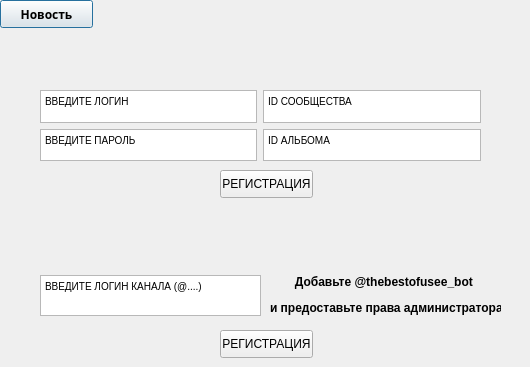
<?xml version="1.0" encoding="UTF-8"?>
<ui version="4.0">
 <class>OtherWindow</class>
 <widget class="QDialog" name="OtherWindow">
  <property name="geometry">
   <rect>
    <x>0</x>
    <y>0</y>
    <width>530</width>
    <height>367</height>
   </rect>
  </property>
  <property name="windowTitle">
   <string>Dialog</string>
  </property>
  <widget class="QPushButton" name="Button_MenuReturn">
   <property name="geometry">
    <rect>
     <x>0</x>
     <y>0</y>
     <width>93</width>
     <height>28</height>
    </rect>
   </property>
   <property name="font">
    <font>
     <family>Arial Black</family>
     <weight>75</weight>
     <bold>true</bold>
    </font>
   </property>
   <property name="text">
    <string>Новость</string>
   </property>
   <property name="autoExclusive">
    <bool>false</bool>
   </property>
  </widget>
  <widget class="QLabel" name="label">
   <property name="geometry">
    <rect>
     <x>130</x>
     <y>30</y>
     <width>261</width>
     <height>51</height>
    </rect>
   </property>
   <property name="text">
    <string>&lt;html&gt;&lt;head/&gt;&lt;body&gt;&lt;p&gt;&lt;img src=&quot;:/Logos/Logos/VK Text Logo.jpg&quot;/&gt;&lt;/p&gt;&lt;/body&gt;&lt;/html&gt;</string>
   </property>
  </widget>
  <widget class="QPushButton" name="Input_VK">
   <property name="geometry">
    <rect>
     <x>220</x>
     <y>170</y>
     <width>93</width>
     <height>28</height>
    </rect>
   </property>
   <property name="text">
    <string>РЕГИСТРАЦИЯ</string>
   </property>
  </widget>
  <widget class="QPushButton" name="Input_TG">
   <property name="geometry">
    <rect>
     <x>220</x>
     <y>330</y>
     <width>93</width>
     <height>28</height>
    </rect>
   </property>
   <property name="text">
    <string>РЕГИСТРАЦИЯ</string>
   </property>
  </widget>
  <widget class="QTextEdit" name="Chanel_id">
   <property name="geometry">
    <rect>
     <x>40</x>
     <y>275</y>
     <width>221</width>
     <height>41</height>
    </rect>
   </property>
   <property name="html">
    <string>&lt;!DOCTYPE HTML PUBLIC &quot;-//W3C//DTD HTML 4.0//EN&quot; &quot;http://www.w3.org/TR/REC-html40/strict.dtd&quot;&gt;
&lt;html&gt;&lt;head&gt;&lt;meta name=&quot;qrichtext&quot; content=&quot;1&quot; /&gt;&lt;style type=&quot;text/css&quot;&gt;
p, li { white-space: pre-wrap; }
&lt;/style&gt;&lt;/head&gt;&lt;body style=&quot; font-family:'MS Shell Dlg 2'; font-size:7.8pt; font-weight:400; font-style:normal;&quot;&gt;
&lt;p style=&quot; margin-top:0px; margin-bottom:0px; margin-left:0px; margin-right:0px; -qt-block-indent:0; text-indent:0px;&quot;&gt;ВВЕДИТЕ ЛОГИН КАНАЛА (@....)&lt;/p&gt;&lt;/body&gt;&lt;/html&gt;</string>
   </property>
  </widget>
  <widget class="QLabel" name="label_2">
   <property name="geometry">
    <rect>
     <x>130</x>
     <y>210</y>
     <width>261</width>
     <height>51</height>
    </rect>
   </property>
   <property name="text">
    <string>&lt;html&gt;&lt;head/&gt;&lt;body&gt;&lt;p&gt;&lt;img src=&quot;:/Logos/Logos/tv-lR1sfN7H1jhYj8LTqBG4zqUk-1920.jpg&quot;/&gt;&lt;/p&gt;&lt;/body&gt;&lt;/html&gt;</string>
   </property>
  </widget>
  <widget class="QWidget" name="horizontalLayoutWidget">
   <property name="geometry">
    <rect>
     <x>40</x>
     <y>90</y>
     <width>441</width>
     <height>71</height>
    </rect>
   </property>
   <layout class="QHBoxLayout" name="horizontalLayout_2">
    <item>
     <layout class="QVBoxLayout" name="verticalLayout_2">
      <item>
       <widget class="QTextEdit" name="VK_login">
        <property name="html">
         <string>&lt;!DOCTYPE HTML PUBLIC &quot;-//W3C//DTD HTML 4.0//EN&quot; &quot;http://www.w3.org/TR/REC-html40/strict.dtd&quot;&gt;
&lt;html&gt;&lt;head&gt;&lt;meta name=&quot;qrichtext&quot; content=&quot;1&quot; /&gt;&lt;style type=&quot;text/css&quot;&gt;
p, li { white-space: pre-wrap; }
&lt;/style&gt;&lt;/head&gt;&lt;body style=&quot; font-family:'MS Shell Dlg 2'; font-size:7.8pt; font-weight:400; font-style:normal;&quot;&gt;
&lt;p style=&quot; margin-top:0px; margin-bottom:0px; margin-left:0px; margin-right:0px; -qt-block-indent:0; text-indent:0px;&quot;&gt;ВВЕДИТЕ ЛОГИН&lt;/p&gt;&lt;/body&gt;&lt;/html&gt;</string>
        </property>
       </widget>
      </item>
      <item>
       <widget class="QTextEdit" name="VK_password">
        <property name="html">
         <string>&lt;!DOCTYPE HTML PUBLIC &quot;-//W3C//DTD HTML 4.0//EN&quot; &quot;http://www.w3.org/TR/REC-html40/strict.dtd&quot;&gt;
&lt;html&gt;&lt;head&gt;&lt;meta name=&quot;qrichtext&quot; content=&quot;1&quot; /&gt;&lt;style type=&quot;text/css&quot;&gt;
p, li { white-space: pre-wrap; }
&lt;/style&gt;&lt;/head&gt;&lt;body style=&quot; font-family:'MS Shell Dlg 2'; font-size:7.8pt; font-weight:400; font-style:normal;&quot;&gt;
&lt;p style=&quot; margin-top:0px; margin-bottom:0px; margin-left:0px; margin-right:0px; -qt-block-indent:0; text-indent:0px;&quot;&gt;ВВЕДИТЕ ПАРОЛЬ&lt;/p&gt;&lt;/body&gt;&lt;/html&gt;</string>
        </property>
       </widget>
      </item>
     </layout>
    </item>
    <item>
     <layout class="QVBoxLayout" name="verticalLayout">
      <item>
       <widget class="QTextEdit" name="Group_id">
        <property name="html">
         <string>&lt;!DOCTYPE HTML PUBLIC &quot;-//W3C//DTD HTML 4.0//EN&quot; &quot;http://www.w3.org/TR/REC-html40/strict.dtd&quot;&gt;
&lt;html&gt;&lt;head&gt;&lt;meta name=&quot;qrichtext&quot; content=&quot;1&quot; /&gt;&lt;style type=&quot;text/css&quot;&gt;
p, li { white-space: pre-wrap; }
&lt;/style&gt;&lt;/head&gt;&lt;body style=&quot; font-family:'MS Shell Dlg 2'; font-size:7.8pt; font-weight:400; font-style:normal;&quot;&gt;
&lt;p style=&quot; margin-top:0px; margin-bottom:0px; margin-left:0px; margin-right:0px; -qt-block-indent:0; text-indent:0px;&quot;&gt;ID СООБЩЕСТВА&lt;/p&gt;&lt;/body&gt;&lt;/html&gt;</string>
        </property>
       </widget>
      </item>
      <item>
       <widget class="QTextEdit" name="Album_id">
        <property name="html">
         <string>&lt;!DOCTYPE HTML PUBLIC &quot;-//W3C//DTD HTML 4.0//EN&quot; &quot;http://www.w3.org/TR/REC-html40/strict.dtd&quot;&gt;
&lt;html&gt;&lt;head&gt;&lt;meta name=&quot;qrichtext&quot; content=&quot;1&quot; /&gt;&lt;style type=&quot;text/css&quot;&gt;
p, li { white-space: pre-wrap; }
&lt;/style&gt;&lt;/head&gt;&lt;body style=&quot; font-family:'MS Shell Dlg 2'; font-size:7.8pt; font-weight:400; font-style:normal;&quot;&gt;
&lt;p style=&quot; margin-top:0px; margin-bottom:0px; margin-left:0px; margin-right:0px; -qt-block-indent:0; text-indent:0px;&quot;&gt;ID АЛЬБОМА&lt;/p&gt;&lt;/body&gt;&lt;/html&gt;</string>
        </property>
       </widget>
      </item>
     </layout>
    </item>
   </layout>
  </widget>
  <widget class="QLabel" name="label_3">
   <property name="geometry">
    <rect>
     <x>270</x>
     <y>270</y>
     <width>231</width>
     <height>51</height>
    </rect>
   </property>
   <property name="text">
    <string>&lt;html&gt;&lt;head/&gt;&lt;body&gt;&lt;p align=&quot;center&quot;&gt;&lt;span style=&quot; font-weight:600;&quot;&gt;Добавьте @thebestofusee_bot &lt;/span&gt;&lt;/p&gt;&lt;p align=&quot;center&quot;&gt;&lt;span style=&quot; font-weight:600;&quot;&gt;и предоставьте права администратора&lt;/span&gt;&lt;/p&gt;&lt;/body&gt;&lt;/html&gt;</string>
   </property>
  </widget>
 </widget>
 <tabstops>
  <tabstop>Button_MenuReturn</tabstop>
 </tabstops>
 <resources>
  <include location="resources.qrc"/>
 </resources>
 <connections/>
</ui>
